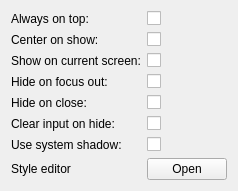
<?xml version="1.0" encoding="UTF-8"?>
<ui version="4.0">
 <class>ConfigWidget</class>
 <widget class="QWidget" name="ConfigWidget">
  <layout class="QFormLayout" name="formLayout">
   <item row="0" column="0">
    <widget class="QLabel" name="label_onTop">
     <property name="text">
      <string>Always on top:</string>
     </property>
     <property name="buddy">
      <cstring>checkBox_onTop</cstring>
     </property>
    </widget>
   </item>
   <item row="0" column="1">
    <widget class="QCheckBox" name="checkBox_onTop">
     <property name="text">
      <string/>
     </property>
    </widget>
   </item>
   <item row="1" column="0">
    <widget class="QLabel" name="label_center">
     <property name="text">
      <string>Center on show:</string>
     </property>
     <property name="buddy">
      <cstring>checkBox_center</cstring>
     </property>
    </widget>
   </item>
   <item row="1" column="1">
    <widget class="QCheckBox" name="checkBox_center">
     <property name="text">
      <string/>
     </property>
    </widget>
   </item>
   <item row="2" column="0">
    <widget class="QLabel" name="label_followMouse">
     <property name="text">
      <string>Show on current screen:</string>
     </property>
     <property name="buddy">
      <cstring>checkBox_followMouse</cstring>
     </property>
    </widget>
   </item>
   <item row="2" column="1">
    <widget class="QCheckBox" name="checkBox_followMouse">
     <property name="text">
      <string/>
     </property>
    </widget>
   </item>
   <item row="3" column="0">
    <widget class="QLabel" name="label_hideOnFocusOut">
     <property name="text">
      <string>Hide on focus out:</string>
     </property>
     <property name="buddy">
      <cstring>checkBox_hideOnFocusOut</cstring>
     </property>
    </widget>
   </item>
   <item row="3" column="1">
    <widget class="QCheckBox" name="checkBox_hideOnFocusOut">
     <property name="text">
      <string/>
     </property>
    </widget>
   </item>
   <item row="4" column="0">
    <widget class="QLabel" name="label_hideOnClose">
     <property name="text">
      <string>Hide on close:</string>
     </property>
     <property name="buddy">
      <cstring>checkBox_hideOnClose</cstring>
     </property>
    </widget>
   </item>
   <item row="4" column="1">
    <widget class="QCheckBox" name="checkBox_hideOnClose"/>
   </item>
   <item row="5" column="0">
    <widget class="QLabel" name="label_clearOnHide">
     <property name="text">
      <string>Clear input on hide:</string>
     </property>
     <property name="buddy">
      <cstring>checkBox_clearOnHide</cstring>
     </property>
    </widget>
   </item>
   <item row="5" column="1">
    <widget class="QCheckBox" name="checkBox_clearOnHide"/>
   </item>
   <item row="6" column="0">
    <widget class="QLabel" name="label_systemShadow">
     <property name="text">
      <string>Use system shadow:</string>
     </property>
     <property name="buddy">
      <cstring>checkBox_systemShadow</cstring>
     </property>
    </widget>
   </item>
   <item row="6" column="1">
    <widget class="QCheckBox" name="checkBox_systemShadow">
     <property name="text">
      <string/>
     </property>
    </widget>
   </item>
   <item row="7" column="1">
    <widget class="QPushButton" name="pushButton_styleEditor">
     <property name="sizePolicy">
      <sizepolicy hsizetype="Fixed" vsizetype="Fixed">
       <horstretch>0</horstretch>
       <verstretch>0</verstretch>
      </sizepolicy>
     </property>
     <property name="text">
      <string>Open</string>
     </property>
    </widget>
   </item>
   <item row="7" column="0">
    <widget class="QLabel" name="label_styleEditor">
     <property name="text">
      <string>Style editor</string>
     </property>
    </widget>
   </item>
  </layout>
 </widget>
 <tabstops>
  <tabstop>checkBox_onTop</tabstop>
  <tabstop>checkBox_center</tabstop>
  <tabstop>checkBox_followMouse</tabstop>
  <tabstop>checkBox_hideOnFocusOut</tabstop>
  <tabstop>checkBox_hideOnClose</tabstop>
  <tabstop>checkBox_clearOnHide</tabstop>
  <tabstop>checkBox_systemShadow</tabstop>
 </tabstops>
 <resources/>
 <connections>
  <connection>
   <sender>checkBox_center</sender>
   <signal>toggled(bool)</signal>
   <receiver>checkBox_followMouse</receiver>
   <slot>setEnabled(bool)</slot>
   <hints>
    <hint type="sourcelabel">
     <x>187</x>
     <y>86</y>
    </hint>
    <hint type="destinationlabel">
     <x>187</x>
     <y>107</y>
    </hint>
   </hints>
  </connection>
  <connection>
   <sender>checkBox_center</sender>
   <signal>toggled(bool)</signal>
   <receiver>label_followMouse</receiver>
   <slot>setEnabled(bool)</slot>
   <hints>
    <hint type="sourcelabel">
     <x>210</x>
     <y>83</y>
    </hint>
    <hint type="destinationlabel">
     <x>147</x>
     <y>105</y>
    </hint>
   </hints>
  </connection>
 </connections>
</ui>
